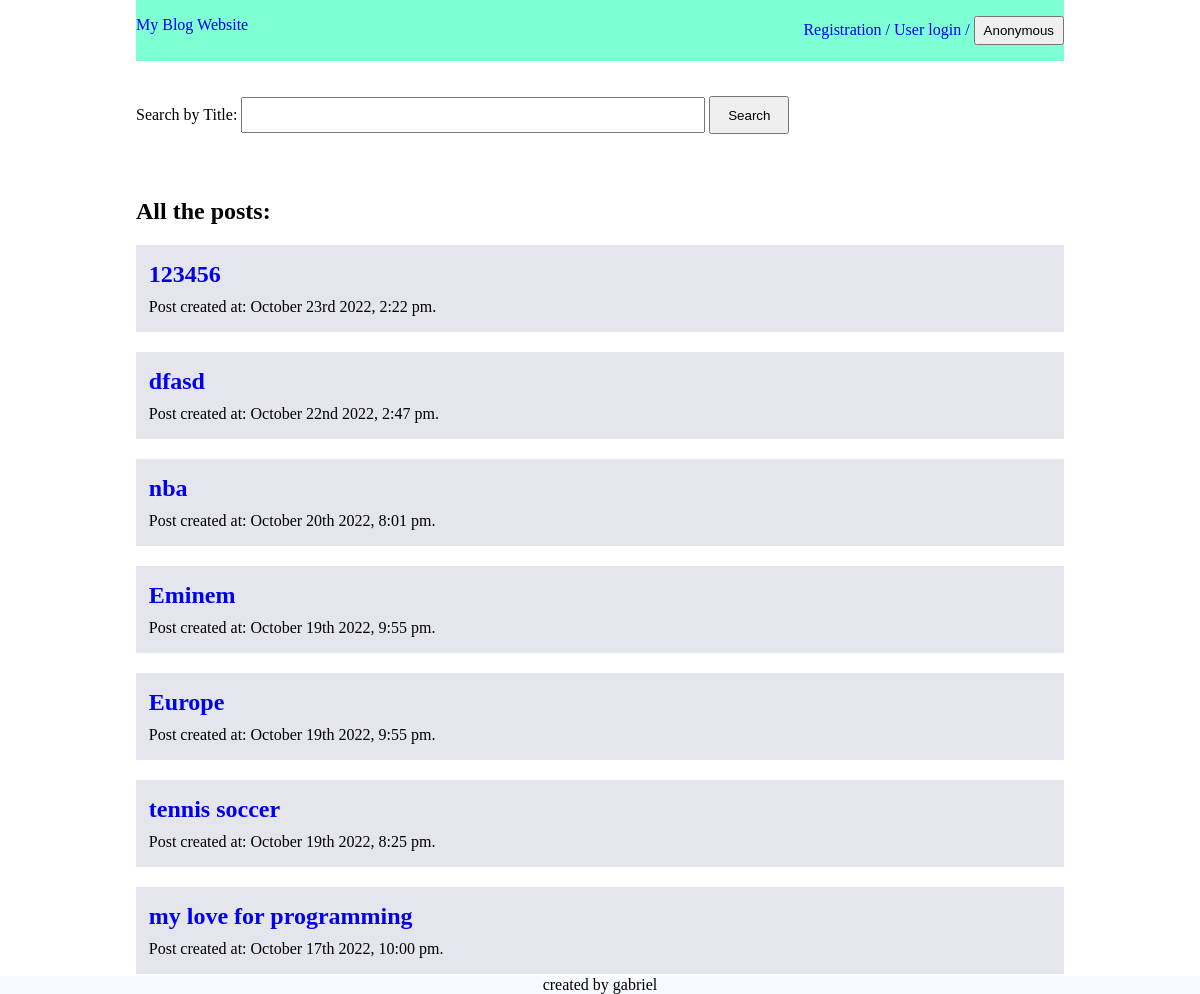
Page /homepage on the earlier database version.
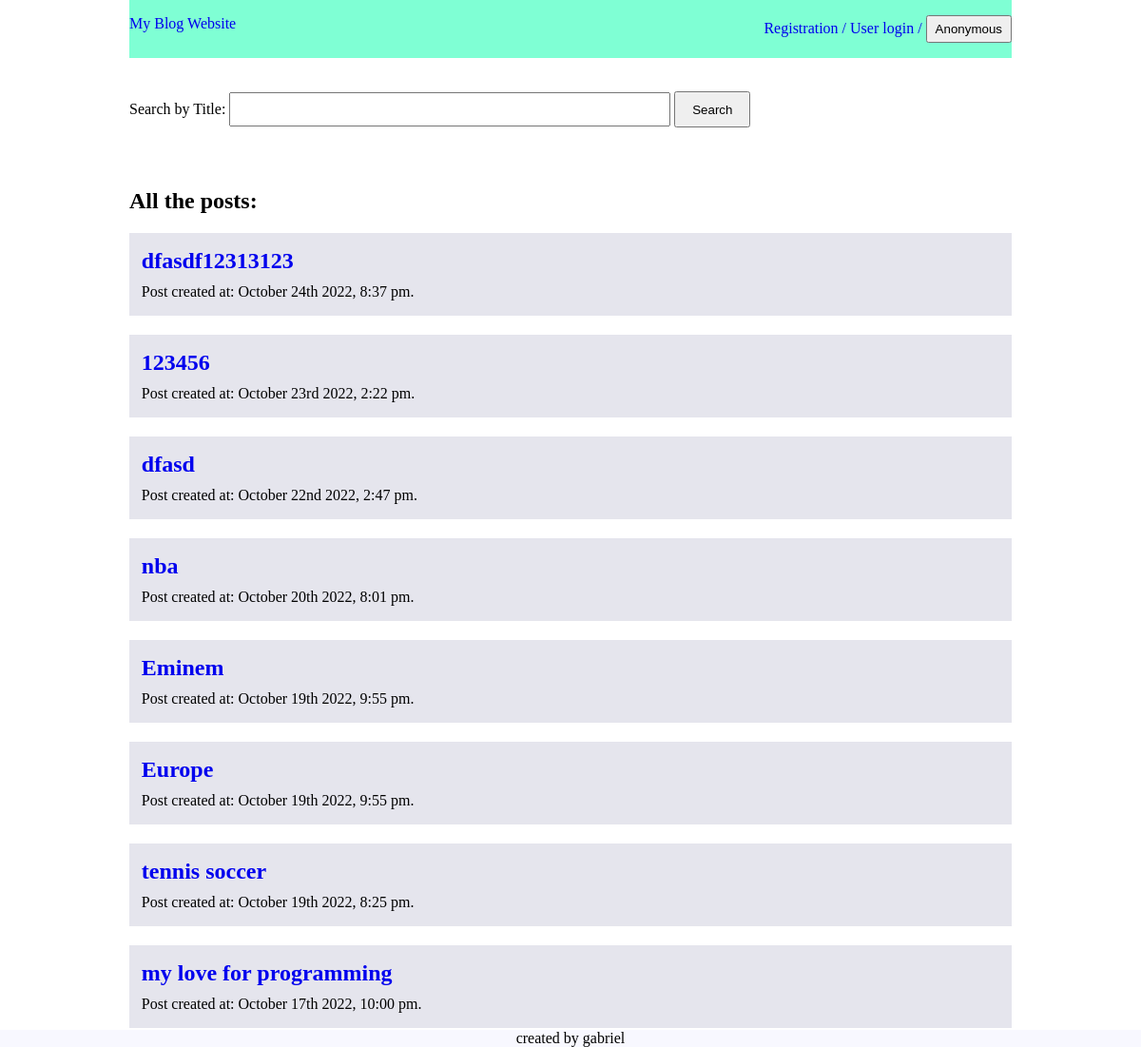
Same page on the later database version.
### blog.py (models this page shows)
class Post(db.Model):
    id = db.Column(db.Integer, primary_key=True)
    title = db.Column(db.String, nullable=False)
    content = db.Column(db.String, nullable=False)
    date_posted = db.Column(db.DateTime, default=datetime.utcnow, nullable=False)
    user_id = db.Column(db.Integer, nullable=False)

### blog.py (the view)
@app.route('/homepage')
def home():
    user_blogs = Post.query.order_by(Post.id.desc()).all()
    return render_template("index.html",blogs=user_blogs)

### templates/index.html (shortened to what this page needs)
<!DOCTYPE html>
<html lang="en">
<head>
    <link rel= "stylesheet" type= "text/css" href= "{{ url_for('static',filename='style.css')}}">
</head>
<body>
    <div class="container">
        <nav>
            <div class="home_link">
                <a href="/homepage">My Blog Website</a>
            </div>
            <div class="nav_link">
                <a href="/registration" id="registration_id">Registration /</a>
                <a href="/login" id="login_id">User login /</a>
                <button id="identity">Anonymous</button>
            </div>
        </nav>
        <form action="/search_post" method="post" id="search_form">
            <div class="field">
                <label for="title">Search by Title:</label>
                <input type="text" id="title" name="title">
                <button class="button_submit" type="submit">Search</button>
            </div>
        </form>
        <main>
            <h2 id="heading">All the posts:</h2>
            {% for blog in blogs %}
            <article class="post">
                <a href="{{url_for('get_post', title=blog.title) }}"><h2>{{blog.title}}</h2></a>
                <p>Post created at: {{ moment(blog.date_posted).format('MMMM Do YYYY, h:mm a') }}.</p>
            </article>
            {% endfor %}
        </main>
        <footer>
            created by gabriel
        </footer>
    </div>
</body>
</html>

### static/style.css (style rules this page uses)
*, *::after, *::before { padding: 0; margin: 0; box-sizing: border-box; }
html { font-size: 16px; }
.container { width: 80%; max-width: 1128px; margin: auto; padding: 0 1rem; }
a { text-decoration: none; }
nav { display: flex; justify-content: space-between; padding-top: 16px; padding-bottom: 16px; margin-bottom: 20px; background-color: aquamarine; }
#identity { padding: 5px 8px; min-width: 70px; }
#search_form { padding-bottom: 20px; }
#search_form #title { width: 50%; }
#search_form button { width: 80px; }
#heading { margin: 20px 0; }
.post { margin: 20px 0; background-color: rgba(198, 198, 216, 0.45); padding: 1em 0; padding-left: 0.8em; }
.post p { margin-top: 10px; }
footer { position: fixed; left: 0; bottom: 0; width: 100%; background-color: ghostwhite; color: black; text-align: center; }
.field { margin-bottom: 1.5rem; }
.field input { width: 50%; height: 2rem; padding: 1rem; margin-top: 1rem; }
.button_submit { width: 100px; padding: 0.6rem; }

Differences in the rows shown:
added Post: title "dfasdf12313123", date_posted "October 24th 2022, 8:37 pm"
